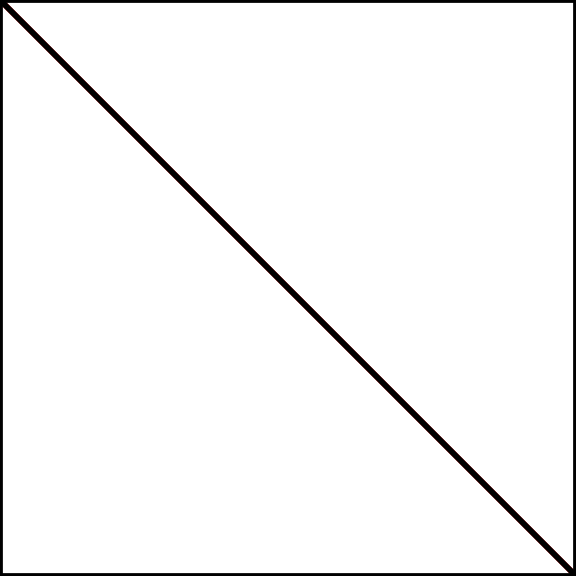

Recreate this plot in Python.
#!/bin/env python

import json
import drawsvg

# file metadata
FM = dict()
FM['file_spec'] = 1
FM['file_creator'] = "Python 3.13"
FM['file_author'] = "Dennis Evangelista"
#FM['file_title'] = "title"
#FM['file_description'] = "description"
FM['file_classes'] = ["singleModel"] # also multiModel, animation, diagrams 





G = dict()

# frame metadata
#G['frame_author'] = "author"
G['frame_title'] = "title"
#G['frame_description'] = "description"
G['frame_classes'] = ["creasePattern"] # foldedForm, graph, linkages
G['frame_attributes'] = ["2D"] # also 3D, abstract, manifold/nonManifold, orientable/nonOrientable,selfTOuching/nonSelfTouching,selfIntersecting/nonselfINtersecting,cuts/noCuts,joins/noJOins,convexFaces/nonConvexFaces...
G['frame_unit'] = "unit" #in, pt, m, cm, mm, um, nm

# actual mesh geometry and topology data
G['vertices_coords'] = [[0,0],[1,0],[1,1],[0,1]]
G['edges_vertices'] = [[0,1],[1,2],[2,3],[3,0],[0,2]]
G['edges_assignment'] = ['B','B','B','B','M']
G['faces_vertices'] = [[0,1,2],[2,3,0]]
G['faceOrder'] = [[0,1,-1]]




# output as a FOLD file, e.g. json 
with open("test3.fold",'w') as handle:
    json.dump(FM | G, handle, indent=4)
# this part seems to work




# output as a svg
# here i am using Group to get Line for markings, scoring, or cutting
# TBD how to handle interior cuts and joins
D = drawsvg.Drawing(width=1,height=1)
reds = drawsvg.Group(id='mountain')
for i,a in enumerate(G['edges_assignment']):
    if a=="M":
        v = G['edges_vertices'][i]
        reds.append(drawsvg.Line(G['vertices_coords'][v[0]][0],
                                 G['vertices_coords'][v[0]][1],
                                 G['vertices_coords'][v[1]][0],
                                 G['vertices_coords'][v[1]][1],
                                 stroke='red',
                                 stroke_width=0.01,
                                 ))
D.append(reds)
blues = drawsvg.Group(id='valley')
for i,a in enumerate(G['edges_assignment']):
    if a=="V":
        v = G['edges_vertices'][i]
        blues.append(drawsvg.Line(G['vertices_coords'][v[0]][0],
                                  G['vertices_coords'][v[0]][1],
                                  G['vertices_coords'][v[1]][0],
                                  G['vertices_coords'][v[1]][1],
                                  stroke='blue',
                                  stroke_width=0.01,
                                  ))
D.append(blues)
scores = drawsvg.Group(id='score')
for i,a in enumerate(G['edges_assignment']):
    if a in ['M','V','F','U']:
        v = G['edges_vertices'][i]
        scores.append(drawsvg.Line(G['vertices_coords'][v[0]][0],
                                   G['vertices_coords'][v[0]][1],
                                   G['vertices_coords'][v[1]][0],
                                   G['vertices_coords'][v[1]][1],
                                   stroke='black',
                                   stroke_width=0.01,
                                   ))
D.append(scores)
cuts = drawsvg.Group(id='cut')
for i,a in enumerate(G['edges_assignment']):
    if a in ['B','C','J']:
        v = G['edges_vertices'][i]
        cuts.append(drawsvg.Line(G['vertices_coords'][v[0]][0],
                                 G['vertices_coords'][v[0]][1],
                                 G['vertices_coords'][v[1]][0],
                                 G['vertices_coords'][v[1]][1],
                                 stroke='black',
                                 stroke_width=0.01,
                                 ))
D.append(cuts)
D.set_render_size('6in','6in') # TBD need better way to do scaling
D.save_svg('test3.svg')
